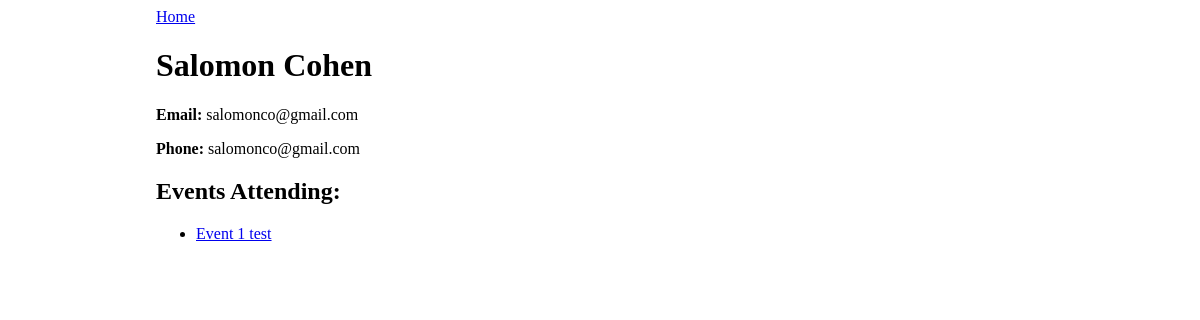
Screenshot of /guest/1 with the database file from the repository.
### events_app/models.py (models this page shows)
class Guest(db.Model):
    id = db.Column(db.Integer, primary_key=True)
    name = db.Column(db.String(80), nullable=False)
    email = db.Column(db.String(80), nullable=False)
    phone = db.Column(db.String(80), nullable=False)
    events_attending = db.relationship('Event', secondary="guest_event")

class Event(db.Model):
    id = db.Column(db.Integer, primary_key=True)
    title = db.Column(db.String(80), nullable=False)
    description = db.Column(db.String(80), nullable=False)
    date_and_time = db.Column(db.DateTime, default=datetime.datetime.utcnow)
    guests = db.relationship('Guest', secondary="guest_event")

### events_app/routes.py (the view)
@main.route('/guest/<guest_id>')
def guest_detail(guest_id):
    context = { "guest" : Guest.query.get(guest_id) }
    return render_template('guest_detail.html', **context)

### events_app/templates/guest_detail.html
{% extends 'base.html' %}
{% block content %}
<a href="/">Home</a>
<h1>{{guest.name}}</h1>
<p><strong>Email:</strong> {{guest.email}}</p>
<p><strong>Phone:</strong> {{guest.email}}</p>
<h2>Events Attending:</h2>
{%for event in guest.events_attending%}
    <ul>
        <li><a href="/event/{{event.id}}">{{event.title}}</a></li>
    </ul>
{%endfor%}
{% endblock %}

### events_app/static/style.css (style rules this page uses)
body { display: flex; justify-content: center; }

### rows the page displays
Guest: name "Salomon Cohen", email "salomonco@gmail.com"
Event: title "Event 1 test"
